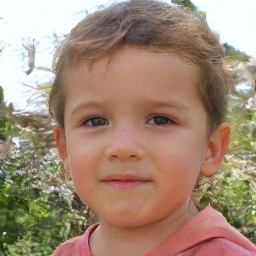
#> input picture datasets/fake/Fake pictures (train)/ZQSLVIEG4A.jpg, 256 x 256 px
$ python -i spectral.py   (imports and definitions only)
#> lines starting #> are read from the running program, lines starting #| are printed output that depends on the picture
"""Sensor and codec fingerprints in the frequency and residual domains.

Three independent things live here:

``upsampling_peak_prominence``
    Transposed convolutions and pixel-shuffle upsamplers leave a periodic
    checkerboard, which in the 2D spectrum is a small set of bright spikes at
    fixed frequencies. The prototype counted pixels above ``mean + 3.8 sigma``
    of the whole spectrum, which mostly counts *natural* low-frequency
    structure and scales with image size. Here the spectrum is first flattened
    by dividing out its radial average, so what remains is only what is
    anomalous *for its own frequency band*, and the statistic is a
    resolution-independent prominence ratio.

``jpeg_blockiness``
    Energy at the 8-pixel grid boundaries relative to its neighbours. High
    values mean heavy or repeated JPEG compression -- useful context, and a
    known confounder that must be reported rather than hidden.

``residual_energy`` / ``residual_kurtosis``
    A camera sensor adds broadband photon and read noise. Diffusion output is
    smooth at the pixel level; its high-pass residual is unusually low-energy
    and unusually heavy-tailed, because what remains is edges rather than
    grain.

Every statistic here is computed on a fixed-size centre crop and normalised,
because raw resolution is the single strongest confounder in this problem
space and must not be allowed to leak in through the back door.
"""

from __future__ import annotations

import numpy as np
import cv2
from scipy.fft import fft2, fftshift

from ..types import SYNTHETIC_HIGH, ModuleReport, Signal

MODULE = "spectral"

#: All spectral work happens on this square, so results do not depend on the
#: source resolution.
ANALYSIS_DIM = 256


def _centre_crop(gray: np.ndarray, dim: int) -> np.ndarray | None:
    h, w = gray.shape[:2]
    if h < dim or w < dim:
        # Upscaling to reach the analysis size would fabricate the very
        # high-frequency content we are about to measure.
        return None
    y0, x0 = (h - dim) // 2, (w - dim) // 2
    return gray[y0 : y0 + dim, x0 : x0 + dim]


def _radial_flatten(mag: np.ndarray) -> np.ndarray:
    """Divide the spectrum by its own radial average.

    Natural images have a steep 1/f falloff. Without removing it, any
    "unusually bright" test simply rediscovers the DC corner. After flattening,
    a value of 2.0 means "twice as bright as other frequencies at this radius".
    """
    n = mag.shape[0]
    cy = cx = n // 2
    yy, xx = np.mgrid[0:n, 0:n]
    r = np.sqrt((yy - cy) ** 2 + (xx - cx) ** 2).astype(np.int32)
    nbins = int(r.max()) + 1
    total = np.bincount(r.ravel(), weights=mag.ravel(), minlength=nbins)
    count = np.bincount(r.ravel(), minlength=nbins)
    mean = total / np.maximum(count, 1)
    mean[mean <= 1e-9] = 1e-9
    return mag / mean[r]


def _jpeg_blockiness(gray: np.ndarray) -> float:
    """Ratio of gradient energy on the 8px grid to gradient energy off it."""
    g = gray.astype(np.float32)
    dh = np.abs(np.diff(g, axis=1))
    dv = np.abs(np.diff(g, axis=0))

    cols = np.arange(dh.shape[1])
    rows = np.arange(dv.shape[0])
    on_h = dh[:, (cols % 8) == 7]
    off_h = dh[:, (cols % 8) != 7]
    on_v = dv[(rows % 8) == 7, :]
    off_v = dv[(rows % 8) != 7, :]

    on = float(on_h.mean() + on_v.mean())
    off = float(off_h.mean() + off_v.mean())
    return on / off if off > 1e-9 else 1.0


def analyse(bgr: np.ndarray) -> ModuleReport:
    rep = ModuleReport(module=MODULE)
    gray = cv2.cvtColor(bgr, cv2.COLOR_BGR2GRAY)
    crop = _centre_crop(gray, ANALYSIS_DIM)

    if crop is None:
        reason = (
            f"image smaller than the {ANALYSIS_DIM}px analysis window "
            f"({gray.shape[1]}x{gray.shape[0]})"
        )
        rep.signals = [
            Signal.missing("upsampling_peak_prominence", "Upsampler grid spikes", reason),
            Signal.missing("jpeg_blockiness", "JPEG 8px grid strength", reason),
            Signal.missing("residual_energy", "High-frequency residual energy", reason),
            Signal.missing("residual_kurtosis", "High-frequency residual kurtosis", reason),
        ]
        rep.notes.append(reason)
        return rep

    win = np.outer(np.hanning(ANALYSIS_DIM), np.hanning(ANALYSIS_DIM))
    spec = np.abs(fftshift(fft2(crop.astype(np.float64) * win)))
    flat = _radial_flatten(spec)

    # Ignore the DC neighbourhood; it is structure, not periodicity.
    n = flat.shape[0]
    c = n // 2
    yy, xx = np.mgrid[0:n, 0:n]
    rad = np.sqrt((yy - c) ** 2 + (xx - c) ** 2)
    band = (rad > n * 0.08) & (rad < n * 0.48)
    vals = flat[band]
    # Prominence: how far the brightest few frequencies stand above the
    # typical one. Scale-free by construction.
    prominence = float(np.percentile(vals, 99.9) / max(np.median(vals), 1e-9))

    blockiness = _jpeg_blockiness(crop)

    # High-pass residual: what a sensor's grain lives in.
    blur = cv2.GaussianBlur(crop.astype(np.float32), (0, 0), 1.2)
    resid = crop.astype(np.float32) - blur
    energy = float(np.sqrt(np.mean(resid**2)))
    sd = float(resid.std())
    if sd > 1e-9:
        z = resid / sd
        kurt = float(np.mean(z**4) - 3.0)
    else:
        kurt = 0.0

    rep.signals = [
        Signal(
            key="upsampling_peak_prominence",
            label="Upsampler grid spikes",
            value=round(prominence, 4),
            unit="x median",
            direction=SYNTHETIC_HIGH,
        ),
        Signal(
            key="jpeg_blockiness",
            label="JPEG 8px grid strength",
            value=round(blockiness, 5),
            unit="on/off grid ratio",
            direction=SYNTHETIC_HIGH,
        ),
        Signal(
            key="residual_energy",
            label="High-frequency residual energy",
            value=round(energy, 5),
            unit="grey levels RMS",
            direction=SYNTHETIC_HIGH,
        ),
        Signal(
            key="residual_kurtosis",
            label="High-frequency residual kurtosis",
            value=round(kurt, 5),
            unit="excess kurtosis",
            direction=SYNTHETIC_HIGH,
        ),
    ]
    return rep

>>> import cv2
>>> picture = cv2.imread('../../datasets/fake/Fake pictures (train)/ZQSLVIEG4A.jpg')
#> picture is the input picture: shape (256, 256, 3); mean B, G, R 119.1, 138.9, 164
>>> result = analyse(picture)
#> in analyse, `gray = cv2.cvtColor(bgr, cv2.COLOR_BGR2GRAY)`:
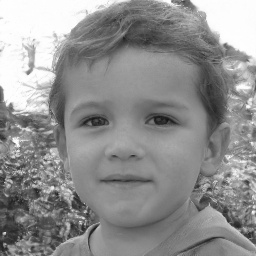
#> gray: shape (256, 256); min 21, max 255, mean 144.2
#> in _radial_flatten, `total = np.bincount(r.ravel(), weights=mag.ravel(), minlength=nbins)`: total = 182 values, max 6630334.6 at index 1, min 9.25 at index 181, mean 292463.2
#> in _radial_flatten, `mean = total / np.maximum(count, 1)`: mean = 182 values, max 2162422.6 at index 0, min 9.25 at index 181, mean 18622.2
#> in _radial_flatten, `return mag / mean[r]`:
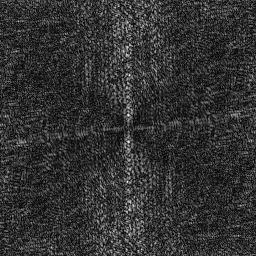
#> returned value: shape (256, 256) float64; min 0.00425, max 4.99, mean 1; drawn with min black and max white
#> in analyse, `prominence = float(np.percentile(vals, 99.9) / max(np.median(vals), 1e..`: prominence = 3.82
#> in _jpeg_blockiness, `dv = np.abs(np.diff(g, axis=0))`:
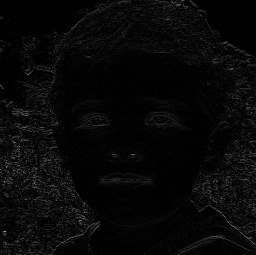
#> dv: shape (255, 256) float32; min 0, max 163, mean 8
#> in _jpeg_blockiness, `off_h = dh[:, (cols % 8) != 7]`:
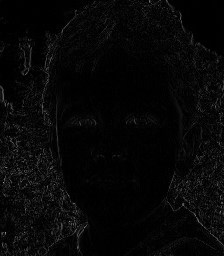
#> off_h: shape (256, 224) float32; min 0, max 155, mean 7
#> in _jpeg_blockiness, `on_v = dv[(rows % 8) == 7, :]`:
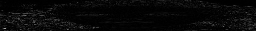
#> on_v: shape (31, 256) float32; min 0, max 163, mean 8
#> in _jpeg_blockiness, `off_v = dv[(rows % 8) != 7, :]`:
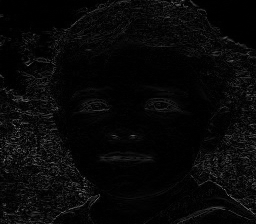
#> off_v: shape (224, 256) float32; min 0, max 129, mean 8
#> in _jpeg_blockiness, `on = float(on_h.mean() + on_v.mean())`: on = 14.87
#> in _jpeg_blockiness, `off = float(off_h.mean() + off_v.mean())`: off = 14.96
#> in analyse, `blockiness = _jpeg_blockiness(crop)`: blockiness = 0.994
#> in analyse, `resid = crop.astype(np.float32) - blur`:
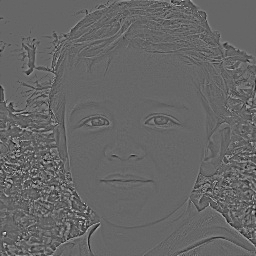
#> resid: shape (256, 256) float32; min -70.96, max 105.8, mean 0; drawn with min black and max white
#> in analyse, `energy = float(np.sqrt(np.mean(resid**2)))`: energy = 9.17
#> in analyse, `kurt = float(np.mean(z**4) - 3.0)`: kurt = 7.43

$ run again, on datasets/fake/Fake pictures (train)/ZQTXFLINVA.jpg
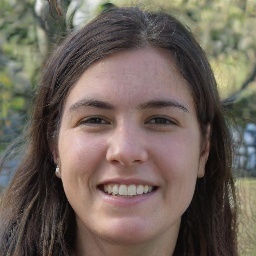
#> input picture datasets/fake/Fake pictures (train)/ZQTXFLINVA.jpg, 256 x 256 px
#> picture is the input picture: shape (256, 256, 3); mean B, G, R 91.1, 100.4, 112.3
#> total = 182 values, max 6441586.2 at index 1, min 31.65 at index 181, mean 370729.1
#> mean = 182 values, max 1864863.5 at index 0, min 31.65 at index 181, mean 17868.5
#> prominence = 3.45
#> in _jpeg_blockiness, `off_v = dv[(rows % 8) != 7, :]`:
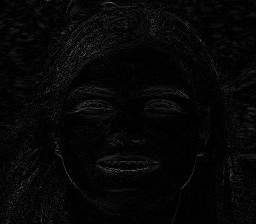
#> off_v: shape (224, 256) float32; min 0, max 110, mean 6.5
#> on = 13.91
#> off = 13.96
#> blockiness = 0.996
#> in analyse, `resid = crop.astype(np.float32) - blur`:
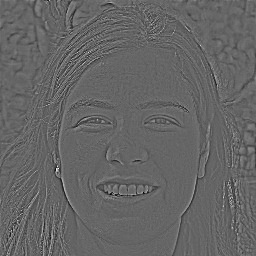
#> resid: shape (256, 256) float32; min -55.16, max 83.16, mean 0; drawn with min black and max white
#> energy = 7.05
#> kurt = 6.65

$ run again, on datasets/fake/Fake pictures (train)/ZQWN772KHQ.jpg
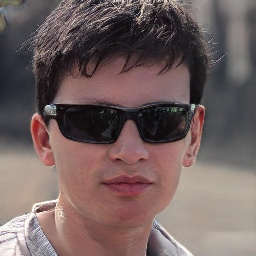
#> input picture datasets/fake/Fake pictures (train)/ZQWN772KHQ.jpg, 256 x 256 px
#> picture is the input picture: shape (256, 256, 3); mean B, G, R 95.6, 96.9, 114.7
#> total = 182 values, max 3878373.8 at index 1, min 342 at index 181, mean 413174
#> mean = 182 values, max 1413666.1 at index 0, min 250.8 at index 178, mean 13953.6
#> prominence = 4.17
#> in _jpeg_blockiness, `off_v = dv[(rows % 8) != 7, :]`:
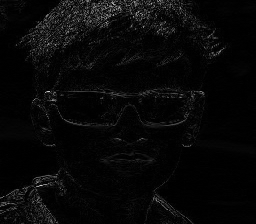
#> off_v: shape (224, 256) float32; min 0, max 211, mean 7.9
#> on = 15.99
#> off = 15.47
#> blockiness = 1.03
#> in analyse, `resid = crop.astype(np.float32) - blur`:
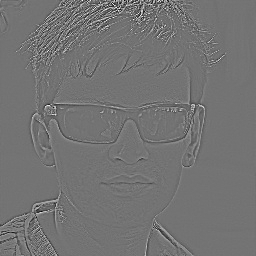
#> resid: shape (256, 256) float32; min -92.93, max 111.8, mean 0; drawn with min black and max white
#> energy = 11.19
#> kurt = 14.35

$ run again, on datasets/fake/Fake pictures (train)/ZQZ0PPLH59.jpg
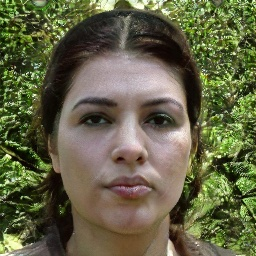
#> input picture datasets/fake/Fake pictures (train)/ZQZ0PPLH59.jpg, 256 x 256 px
#> picture is the input picture: shape (256, 256, 3); mean B, G, R 69.6, 99, 99.4
#> total = 182 values, max 6358413.4 at index 1, min 753.9 at index 181, mean 472867
#> mean = 182 values, max 1805669.1 at index 0, min 396.9 at index 171, mean 18336.8
#> prominence = 3.23
#> on = 32.61
#> off = 33.54
#> blockiness = 0.972
#> in analyse, `resid = crop.astype(np.float32) - blur`:
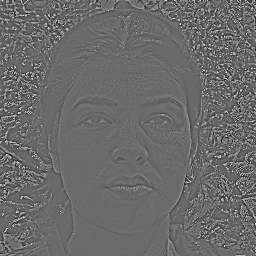
#> resid: shape (256, 256) float32; min -103.7, max 143.8, mean 0; drawn with min black and max white
#> energy = 19.51
#> kurt = 4.93
